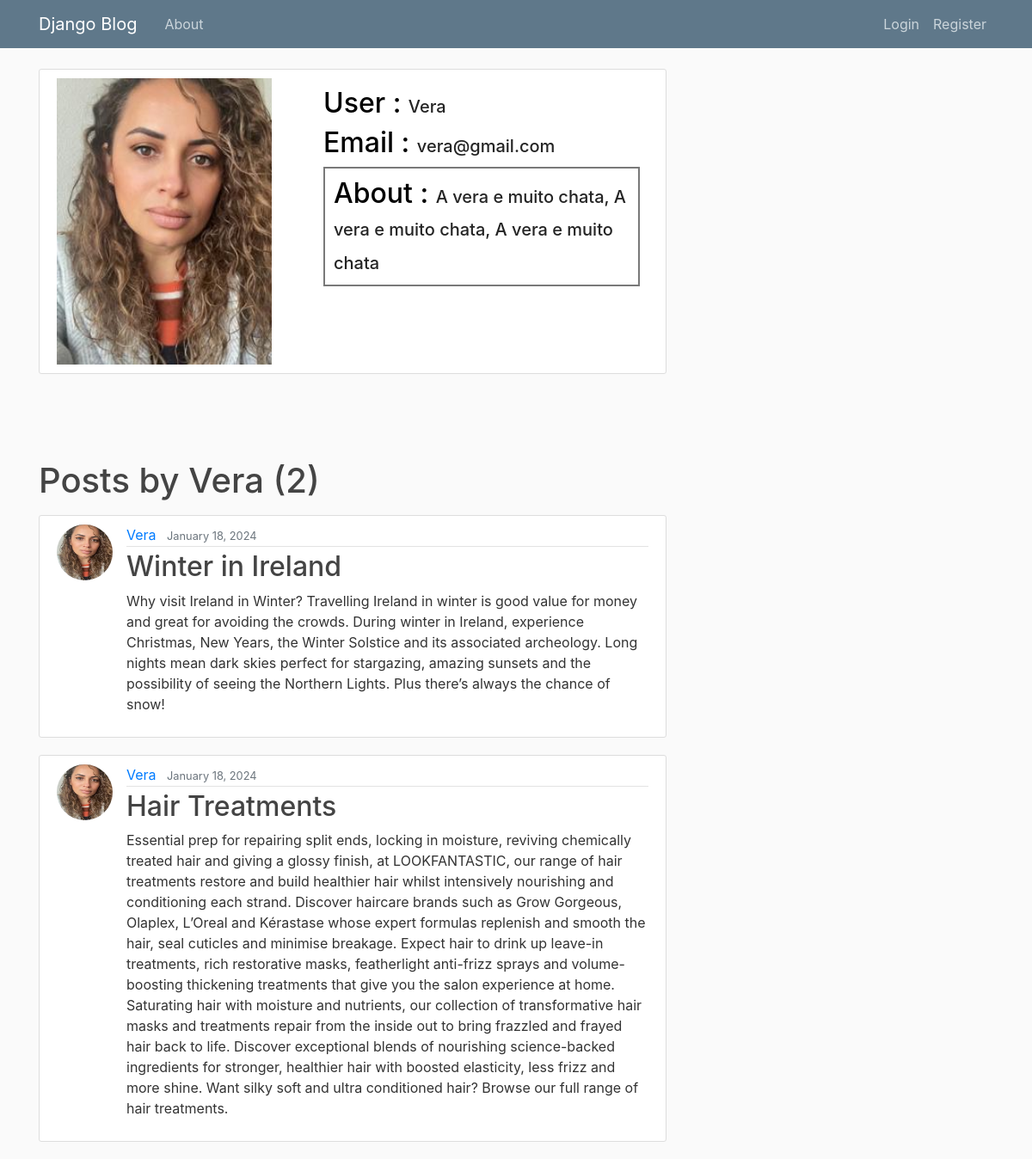
The app's page /user/Vera with its own data.
### users/models.py (models this page shows, shortened)
class Profile(models.Model):
    user = models.OneToOneField(User, on_delete=models.CASCADE)
    img = models.ImageField(default="default.png", upload_to="profile_pics")
    about = models.TextField(default="test about")

### blog/models.py (models this page shows, shortened)
class Post(models.Model):
    title = models.CharField(max_length=100)
    content = models.TextField()
    date_posted = models.DateTimeField(default=timezone.now)
    author = models.ForeignKey(User, on_delete=models.CASCADE)

### blog/views.py (the view)
# urls.py: path("user/<str:username>", views.PostUser.as_view(), name="blog-post-user"),
class PostUser(ListView):
    model = Post
    template_name = "blog/post_user.html"
    ordering = ["-date_posted"]
    context_object_name = 'posts'
    paginate_by = 5
    def get_queryset(self):
        user = get_object_or_404(User, username=self.kwargs.get('username'))
        return Post.objects.filter(author=user).order_by('-date_posted')
    def get_context_data(self, **kwargs):
        context = super().get_context_data(**kwargs)
        user = get_object_or_404(User, username=self.kwargs.get('username'))
        profile = Profile.objects.get(user=user)
        context['user_profile'] = profile
        return context

### blog/templates/blog/post_user.html (shortened to what this page needs)
{% extends "blog/base.html" %}
{% block content %}
    <div class="media content-section calling-card">
        <div class="profile-img">
            <img src="{{ user_profile.img.url }}">
        </div>
        <div class="profile-content media-body">
            <h2>User : <span>{{ user_profile.user }} </span></h2>
            <h2>Email : <span>{{ user_profile.user.email }} </span></h2>
            <h2>About : <span>{{ user_profile.about }}</span></h2>
        </div>
    </div>
    <h1 class="mb-3">Posts by {{ view.kwargs.username }} ({{ page_obj.paginator.count }})</h1>
    {% for post in posts %}
        <article class="media content-section">
          <img class="rounded-circle article-img" src="{{ post.author.profile.img.url }}">
          <div class="media-body">
            <div class="article-metadata">
              <a class="mr-2" href="{% url 'blog-post-user' post.author.username %}">{{ post.author }}</a>
              <small class="text-muted">{{ post.date_posted|date:"F d, Y" }}</small>
            </div>
            <h2><a class="article-title" href="{% url 'blog-post' post.id %}">{{ post.title }}</a></h2>
            <p class="article-content">{{ post.content }}</p>
          </div>
        </article>
    {% endfor %}
{% endblock content %}

### blog/static/blog/css/main.css (style rules this page uses)
body { background: #fafafa; color: #333333; margin-top: 5rem; }
h1, h2, h3, h4, h5, h6 { color: #444444; }
.content-section { background: #ffffff; padding: 10px 20px; border: 1px solid #dddddd; border-radius: 3px; margin-bottom: 20px; }
.article-title { color: #444444; }
.article-content { white-space: pre-line; }
.article-img { height: 65px; width: 65px; margin-right: 16px; }
.article-metadata { padding-bottom: 1px; margin-bottom: 4px; border-bottom: 1px solid #e3e3e3 }
.calling-card { display: flex; justify-content: space-between; margin-bottom: 100px; }
.profile-img { width: 250px; margin-right: 50px; }
.profile-img img { width: 100%; }
.profile-content { margin: 10px; }
.profile-content h2 { color: #000000; }
.profile-content h2:nth-child(3) { border: #00000086 solid 2px; padding: 10px; height: 100%; }
span { color: #242424; font-size: 20px; }

### records on screen
Profile: img (picture), user "Vera", user.email "vera@gmail.com", about "A vera e muito chata, A vera e muito chata, A vera e muito chata"
Post: author.profile.img (picture), author "Vera", date_posted "January 18, 2024", title "Winter in Ireland", content "Why visit Ireland in Winter? Travelling Ireland in winter is good value for money and great for avoiding the crowds. During winter in Ireland, experience Christmas, New Years, the Winter Solstice and its associated archeology. Long nights mean dark skies perfect for stargazing, amazing sunsets and the possibility of seeing the Northern Lights. Plus there’s always the chance of snow!"
Post: author.profile.img (picture), author "Vera", date_posted "January 18, 2024", title "Hair Treatments", content "Essential prep for repairing split ends, locking in moisture, reviving chemically treated hair and giving a glossy finish, at LOOKFANTASTIC, our range of hair treatments restore and build healthier hair whilst intensively nourishing and conditioning each strand. Discover haircare brands such as Grow Gorgeous, Olaplex, L’Oreal and Kérastase whose expert formulas replenish and smooth the hair, seal cuticles and minimise breakage. Expect hair to drink up leave-in treatments, rich restorative masks, featherlight anti-frizz sprays and volume-boosting thickening treatments that give you the salon experience at home. Saturating hair with moisture and nutrients, our collection of transformative…"

### other values on screen
{{ view.kwargs.username }} "Vera"
{{ page_obj.paginator.count }} "2"
